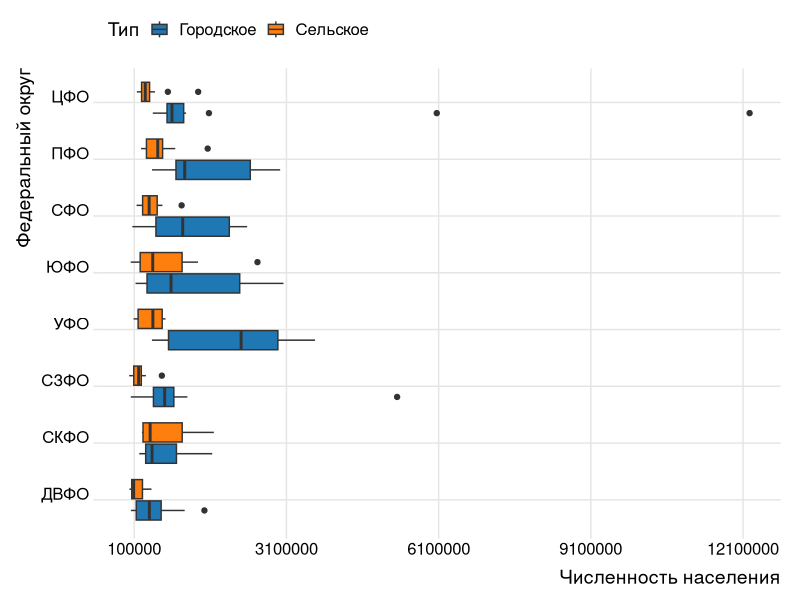

Source code (R):
# загрузка необходимых библиотек
library(readxl)
library(ggplot2)
library(dplyr)
library(tidyr)

# здесь указывается путь к Excel-файлу
setwd("C:/Users/ТТТ/Dropbox/RGit/RStudy/Lesson 4")

population <- read_xlsx("Population.xlsx")

# обзор таблицы данных
population %>%
  select(Население, Городское, Сельское, ФО) %>%
  glimpse()

# преобразование таблицы данных
population %>%
  select(Население, Городское, Сельское, ФО) %>%
  gather(Городское, Сельское, 
                  key = "Тип",
                  value = "Значение") %>%
  glimpse()

# диаграммы размаха с разделением на типы населения
population %>%
  select(Население, Городское, Сельское, ФО) %>%
  gather(Городское, Сельское,
                    key = "Тип",
                    value = "Значение") %>%
  ggplot(aes(x = reorder(ФО, Население, FUN = sum),
             y = Значение,
             fill = Тип)) +
  geom_boxplot() + coord_flip() +
  ggsci::scale_fill_d3() + 
  ggridges::theme_ridges() +
  theme(legend.position = "top") +
  scale_y_continuous(breaks = seq(100000, 100000000,
                                  by = 3000000)) +
  xlab("Федеральный округ") +
  ylab("Численность населения")
